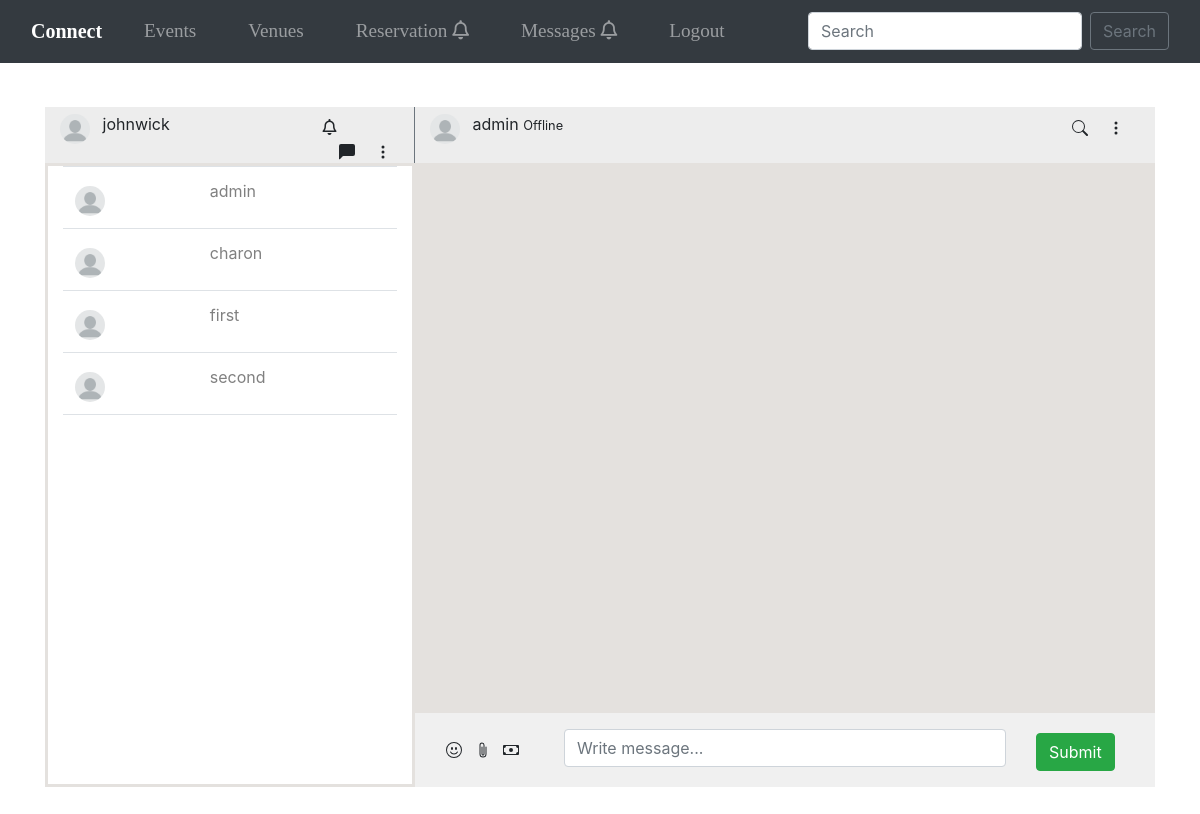
The app's page /chat_app/room/None (signed in) with its own data.
### accounts/models.py (models this page shows)
class CustomUser(AbstractUser):
	STATUS = (
	    ('regular', 'regular'),
	    ('moderator', 'moderator'),
	)
	email = models.EmailField(unique=True)
	status = models.CharField(max_length=100, choices=STATUS, default='regular')
	def __str__(self):
	    return self.username

### chat_app/views.py (the view)
# urls.py: path('room/<str:username>', views.chatroom, name='chat'),
def chatroom(request, username):
    all_user = CustomUser.objects.exclude(username=request.user.username)
    if username == "None":
        user = User.objects.get(username=all_user[0])
    else:
        user = User.objects.get(username=username)
    print(f"request_id: {request.user.id} user_id: {user.id}")
    if request.user.id > user.id:
        room_name = f"chat_{request.user.id}-{user.id}"
    else:
        room_name = f"chat_{user.id}-{request.user.id}"
    messages = ChatModel.objects.filter(room_name=room_name)
    return render(request, 'chat_app/room.html',{
        'users':all_user,'user':user, 'messages':messages
    })

### chat_app/templates/chat_app/room.html (shortened to what this page needs)
{%extends "events/base.html" %}
{% load static %}
{% block header %}
<link rel="stylesheet" href="https://stackpath.bootstrapcdn.com/bootstrap/4.5.0/css/bootstrap.min.css"
>
<link rel="stylesheet" href="https://cdnjs.cloudflare.com/ajax/libs/font-awesome/4.7.0/css/font-awesome.css"
 />
    <link rel="stylesheet" href="{% static 'css/room.css' %}">
{%endblock%}
{% block content%}
<div class="back-container">
    <div class="container-fluid front-container">
    </div>
    <div class="container front-container1">
        <div class="row chat-top">
            <div class="col-sm-4 border-right border-secondary">
                <img src="{% static 'assets/dp.png' %}" alt="" class="profile-image rounded-circle">
                <span class="ml-2">{{request.user.username}}</span>
                <span class="float-right mt-2">
                    <div class="notification">
                        <i class="fa fa-bell-o" aria-hidden="true"></i>
                    </div>
                    <svg width="1em" height="1em" viewBox="0 0 16 16" class="bi bi-chat-left-fill mx-3"
                        fill="currentColor" xmlns="http://www.w3.org/2000/svg">
                        <path fill-rule="evenodd"
                            d="M2 0a2 2 0 0 0-2 2v12.793a.5.5 0 0 0 .854.353l2.853-2.853A1 1 0 0 1 4.414 12H14a2 2 0 0 0 2-2V2a2 2 0 0 0-2-2H2z" />
                    </svg>
                    <svg width="1em" height="1em" viewBox="0 0 16 16" class="bi bi-three-dots-vertical mr-2"
                        fill="currentColor" xmlns="http://www.w3.org/2000/svg">
                        <path fill-rule="evenodd"
                            d="M9.5 13a1.5 1.5 0 1 1-3 0 1.5 1.5 0 0 1 3 0zm0-5a1.5 1.5 0 1 1-3 0 1.5 1.5 0 0 1 3 0zm0-5a1.5 1.5 0 1 1-3 0 1.5 1.5 0 0 1 3 0z" />
                    </svg>
                </span>
            </div>
            <div class="col-sm-8">
                <img src="{% static 'assets/dp.png' %}" alt="" class="profile-image rounded-circle">
                <span class="ml-2">{{user.username}}</span>
                {% if user.userprofilemodel.online_status %}
                <small id="{{user.username}}_small">Online</small>
                {% else %}
                <small id="{{user.username}}_small">Offline</small>
                {% endif %}
                <span class="float-right mt-2">
                    <svg width="1em" height="1em" viewBox="0 0 16 16" class="bi bi-three-dots-vertical mx-3"
                        fill="currentColor" xmlns="http://www.w3.org/2000/svg">
                        <path fill-rule="evenodd"
                            d="M9.5 13a1.5 1.5 0 1 1-3 0 1.5 1.5 0 0 1 3 0zm0-5a1.5 1.5 0 1 1-3 0 1.5 1.5 0 0 1 3 0zm0-5a1.5 1.5 0 1 1-3 0 1.5 1.5 0 0 1 3 0z" />
                    </svg>
                </span>
            </div>
        </div>
        <div class="row">
            <div class="col-sm-4 contacts">
                <div class="contact-table-scroll">
                    <table class="table table-hover">
                        <tbody>
                            {% for user in users %}
                            <tr>
                                <td><img src="{% static 'assets/dp.png' %}" alt="" class="profile-image rounded-circle">
                                </td>
                                {% if user.userprofilemodel.online_status %}
                                <td><a style="color: green" id="{{user.username}}_status" href="{% url 'chat_app:chat' username=user.username  %}">{{user.username}}</a></td>
                                {% else %}
                                <td><a style="color: grey" id="{{user.username}}_status" href="{% url 'chat_app:chat' username=user.username  %}">{{user.username}}</a></td>
                                {% endif %}
                            </tr>
                            {% endfor %}
                        </tbody>
                    </table>
                </div>
            </div>
            <div class="col-sm-8 message-area">
                <div class="message-table-scroll">
                </div>
                <div class="row message-box p-3">
                    <div class="col-sm-2 mt-2">
                    </div>
                    <div class="col-sm-8">
                        <input type="text" class="form-control" id="message_input" placeholder="Write message...">
                    </div>
                    <div class="col-sm-2 mt-1">
                        <div class="control">
                            <button class="btn btn-success" id="chat-message-submit">Submit</button>
                        </div>
                    </div>
                </div>
            </div>
        </div>
    </div>
</div>
{%endblock%}

### static/css/index.css (style rules this page uses)
body { font-family:Montserrat; }
.container-fluid { padding: 1px; }

### static/css/room.css (style rules this page uses)
.back-container { position: relative; }
.front-container { position: absolute; top: 0; left: 0; right: 0; }
.front-container1 { position: absolute; top: 20px; left: 0; right: 0; }
.chat-top { background-color: #ededed; min-height: 50px; }
.profile-image { margin-top: 7px; height: 30px; width: 30px; }
.contacts { background-color: #ffffff; min-height: 600px; border-style:solid; border-color:#e4e1de; }
.contact-table-scroll { overflow-y: scroll; height: 600px; }
.message-area { background-color: #e4e1de; min-height: 600px; }
.message-table-scroll { overflow-y: scroll; height: 550px; }
.message-box { background-color: #f0f0f0; }

### records on screen
CustomUser: user.username "johnwick"
CustomUser: username "admin"
CustomUser: username "charon"
CustomUser: username "first"
CustomUser: username "second"
